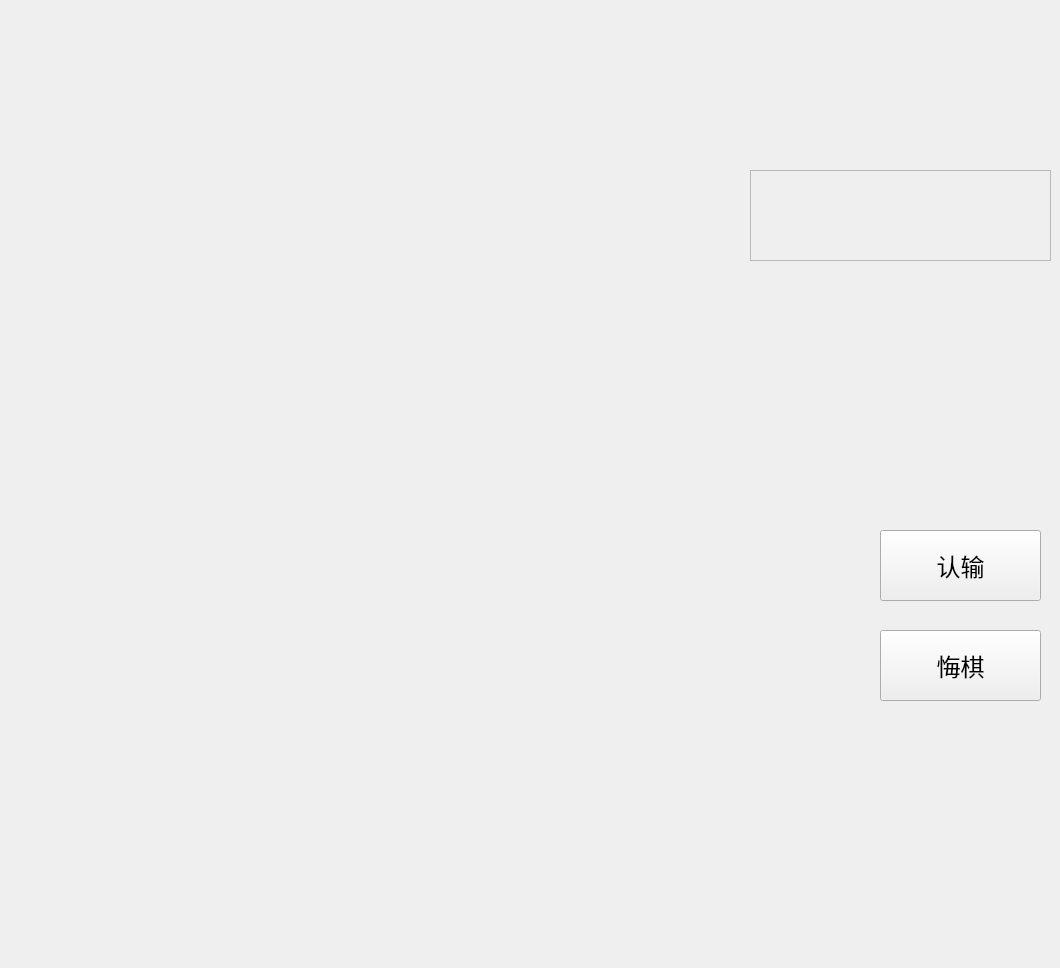
<?xml version="1.0" encoding="UTF-8"?>
<ui version="4.0">
 <class>Form_Board</class>
 <widget class="QWidget" name="Form_Board">
  <property name="geometry">
   <rect>
    <x>0</x>
    <y>0</y>
    <width>1060</width>
    <height>968</height>
   </rect>
  </property>
  <property name="sizePolicy">
   <sizepolicy hsizetype="Preferred" vsizetype="Preferred">
    <horstretch>0</horstretch>
    <verstretch>0</verstretch>
   </sizepolicy>
  </property>
  <property name="minimumSize">
   <size>
    <width>0</width>
    <height>968</height>
   </size>
  </property>
  <property name="windowTitle">
   <string>Form</string>
  </property>
  <property name="styleSheet">
   <string notr="true"/>
  </property>
  <widget class="QFrame" name="framePrompt">
   <property name="enabled">
    <bool>true</bool>
   </property>
   <property name="geometry">
    <rect>
     <x>750</x>
     <y>170</y>
     <width>301</width>
     <height>91</height>
    </rect>
   </property>
   <property name="frameShape">
    <enum>QFrame::StyledPanel</enum>
   </property>
   <property name="frameShadow">
    <enum>QFrame::Raised</enum>
   </property>
   <widget class="QLabel" name="labelPrompt">
    <property name="geometry">
     <rect>
      <x>13</x>
      <y>5</y>
      <width>291</width>
      <height>81</height>
     </rect>
    </property>
    <property name="font">
     <font>
      <family>华文行楷</family>
      <pointsize>36</pointsize>
      <italic>false</italic>
      <bold>false</bold>
     </font>
    </property>
    <property name="autoFillBackground">
     <bool>false</bool>
    </property>
    <property name="styleSheet">
     <string notr="true">color: rgb(255, 0, 0);</string>
    </property>
    <property name="text">
     <string/>
    </property>
    <property name="textFormat">
     <enum>Qt::PlainText</enum>
    </property>
    <property name="scaledContents">
     <bool>false</bool>
    </property>
    <property name="alignment">
     <set>Qt::AlignLeading|Qt::AlignLeft|Qt::AlignVCenter</set>
    </property>
   </widget>
  </widget>
  <widget class="QPushButton" name="pushButtonWithDraw">
   <property name="geometry">
    <rect>
     <x>880</x>
     <y>630</y>
     <width>161</width>
     <height>71</height>
    </rect>
   </property>
   <property name="font">
    <font>
     <pointsize>18</pointsize>
    </font>
   </property>
   <property name="text">
    <string>悔棋</string>
   </property>
  </widget>
  <widget class="QPushButton" name="pushButtonGiveUp">
   <property name="geometry">
    <rect>
     <x>880</x>
     <y>530</y>
     <width>161</width>
     <height>71</height>
    </rect>
   </property>
   <property name="font">
    <font>
     <pointsize>18</pointsize>
    </font>
   </property>
   <property name="text">
    <string>认输</string>
   </property>
  </widget>
 </widget>
 <resources/>
 <connections>
  <connection>
   <sender>pushButtonGiveUp</sender>
   <signal>clicked()</signal>
   <receiver>Form_Board</receiver>
   <slot>giveUp()</slot>
   <hints>
    <hint type="sourcelabel">
     <x>900</x>
     <y>568</y>
    </hint>
    <hint type="destinationlabel">
     <x>808</x>
     <y>574</y>
    </hint>
   </hints>
  </connection>
  <connection>
   <sender>pushButtonWithDraw</sender>
   <signal>clicked()</signal>
   <receiver>Form_Board</receiver>
   <slot>withDraw()</slot>
   <hints>
    <hint type="sourcelabel">
     <x>926</x>
     <y>666</y>
    </hint>
    <hint type="destinationlabel">
     <x>803</x>
     <y>658</y>
    </hint>
   </hints>
  </connection>
 </connections>
 <slots>
  <slot>giveUp()</slot>
  <slot>withDraw()</slot>
 </slots>
</ui>
